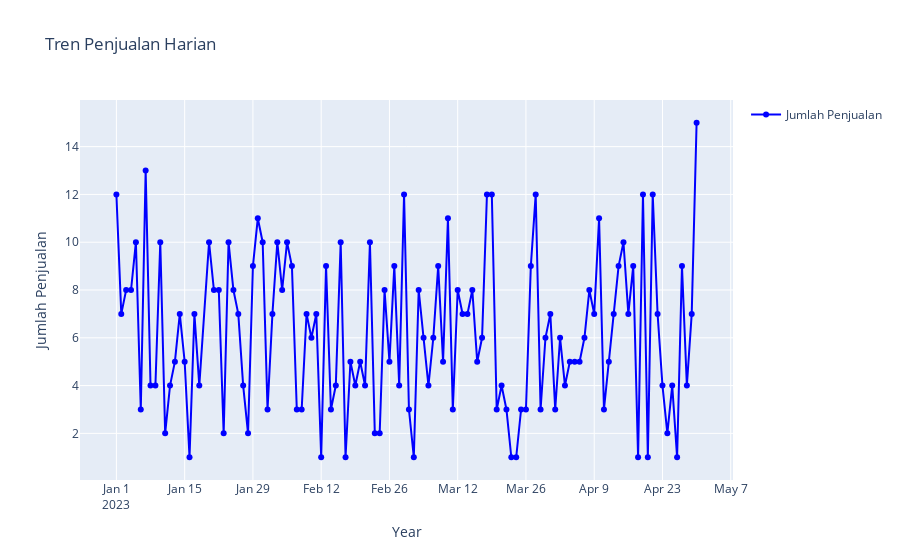

Write notebook code for a chart like this one.
### Code cell
import plotly.graph_objects as go

# Membuat plotly figure
fig = go.Figure()

# Menambahkan trace garis untuk jumlah penjualan
fig.add_trace(go.Scatter(x=df_daily_sum.index, 
                         y=df_daily_sum.values, 
                         mode='lines+markers', 
                         name='Jumlah Penjualan', 
                         line=dict(color='blue')))

# Menambahkan layout dan label
fig.update_layout(
    title='Tren Penjualan Harian',
    xaxis=dict(title='Year'),
    yaxis=dict(title='Jumlah Penjualan'),
    showlegend=True
)

# Menampilkan plot
fig.show()
